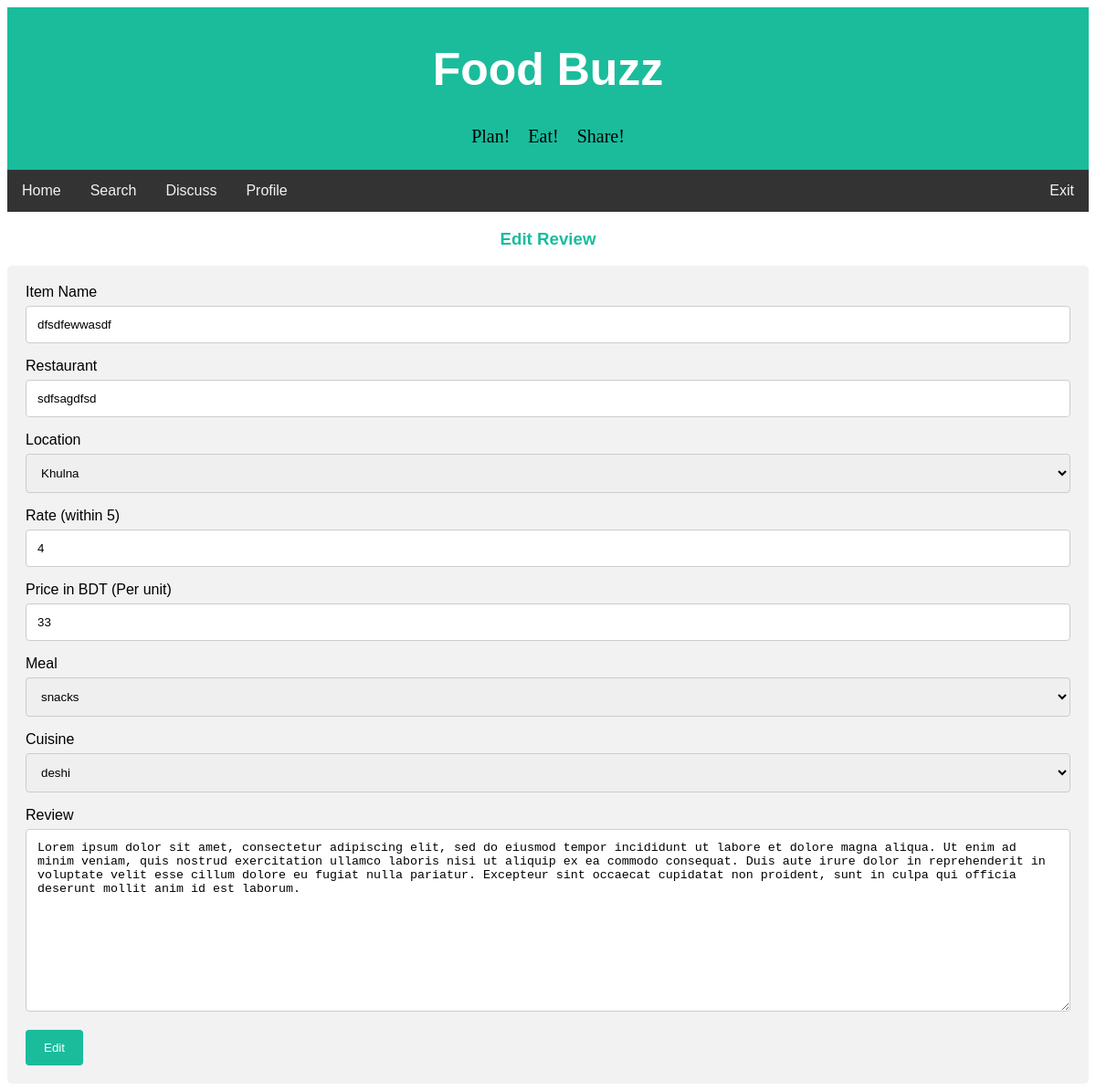
/foodbuzz/edit_review.php?review_id=13 (signed in), run on an earlier commit of the app's database.
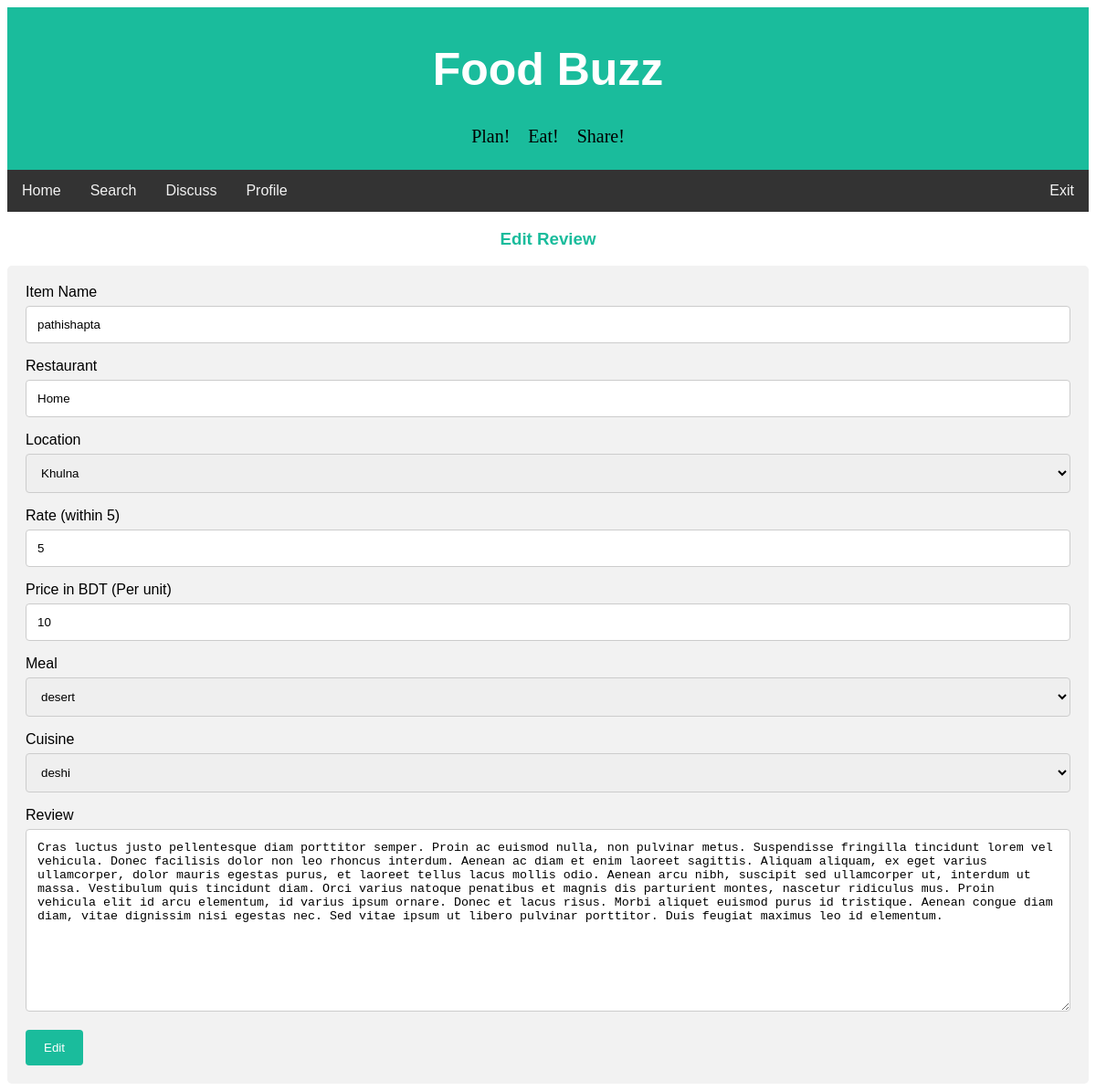
And on a later commit of the database.
### tables this page shows
CREATE TABLE `review` (
  `review_id` int(20) NOT NULL,
  `user_id` int(11) NOT NULL,
  `item_name` varchar(50) NOT NULL,
  `restaurant` varchar(50) NOT NULL,
  `district` varchar(50) NOT NULL,
  `rating` int(3) NOT NULL,
  `price` int(10) NOT NULL,
  `meal_type` varchar(20) NOT NULL,
  `cuisine` varchar(20) NOT NULL,
  `description` text NOT NULL,
  `upvote` int(100) NOT NULL,
  `downvote` int(100) NOT NULL,
  `edit_count` int(5) NOT NULL,
  `review_time` datetime DEFAULT NULL,
  `img_url` text NOT NULL
);

### foodbuzz/handlers/edit.php (called while the page is built, shortened)
<?php
require 'config/config.php';
if(isset($_SESSION['username'])){
    $userLoggedIn = $_SESSION['username'];
    $user_details_query = mysqli_query($con, "SELECT * FROM users WHERE username='$userLoggedIn'");
    $user = mysqli_fetch_array($user_details_query);
}
else {
    header("Location: index.php");
}
$review_id = $_GET['review_id'];
$review_details_query = mysqli_query($con, "SELECT * FROM review WHERE review_id='$review_id'");
$review_row = mysqli_fetch_array($review_details_query);
$profile_id = $review_row['user_id'];
$profile_details_query = mysqli_query($con, "SELECT * FROM users WHERE id='$profile_id'");
?>

### foodbuzz/edit_review.php (the view, shortened to what this page needs)
<?php
require 'handlers/edit.php';
?>
<!DOCTYPE html>
<html>
<head>
<link rel="stylesheet" href="css/review.css">
</head>
<body>
<div class="header">
  <h1>Food Buzz</h1>
  <pre style= "font-family:verdana; font-size: 20px;">Plan!    Eat!    Share!</pre>
</div>
<div class="topnav" id="navbar">
  <a href="home.php">Home</a>
  <a href="search.php">Search</a>
  <a href="discuss.php">Discuss</a>
  <a href="profile.php?profileId=<?php echo$user['id']; ?>">Profile</a>
  <a href="handlers/logout.php" style="float:right">Exit</a>
</div>
<h3 style="text-align:center; color:#1abc9c">Edit Review</h3>
<div class="container">
  <form action="edit_review.php?review_id=<?php echo $review_id ?>" method="POST" enctype="multipart/form-data">
    <label for="item_name">Item Name</label>
    <input type="text" id="item_name" name="item_name" value="<?php echo $review_row['item_name'] ?>">
    <label for="res_name">Restaurant</label>
    <input type="text" id="res_name" name="res_name" value="<?php echo $review_row['restaurant'] ?>">
    <label for="district_name">Location</label>
    <select id="district_name" name="district_name">
        <option value="khulna" selected>Khulna </option>
    </select>
    <label for="rating_point">Rate (within 5) </label>
    <input type="number" id="rating_point" name="rating_point"  min="1" max="5" value="<?php echo $review_row['rating']; ?>">
    <label for="price">Price in BDT (Per unit)</label>
    <input type="number" id="price" name="price"  min="1" value="<?php echo $review_row['price']; ?>">
    <br>
    <label for="meal_type">Meal</label>
    <select id="meal_type" name="meal_type" value="<?php echo $review_row['meal_type']; ?>">
        <option value="<?php echo $review_row['meal_type']; ?>" selected style="text-transform:capitalize;"><?php echo $review_row['meal_type']; ?></option>
    </select>
    <label for="cuisine_type">Cuisine</label>
    <select id="cuisine_type" name="cuisine_type" >
        <option value="<?php echo $review_row['cuisine']; ?>" selected style="text-transform:capitalize;"><?php echo $review_row['cuisine']; ?></option>
    </select>
    <label for="review_text">Review</label>
    <textarea id="review_text" name="review_text" style="height:200px"><?php echo $review_row['description']; ?></textarea>
    <input type="submit" name="edit_review" value="Edit">
  </form>
</div>
</body>
</html>

What changed in the data, as far as the page shows it:
changed review "deshi": item_name "dfsdfewwasdf" → "pathishapta"; res_name "sdfsagdfsd" → "Home"; rating_point "4" → "5"; price "33" → "10"; meal_type "snacks" → "desert"; review_text "Lorem ipsum dolor sit amet, consectetur adipiscing elit, sed do eiusmod tempor incididunt ut labore et dolore magna aliqua. Ut enim ad minim veniam, quis nostrud exercitation ullamco laboris nisi ut aliquip ex ea commodo consequat. Duis aute irure dolor in reprehenderit in voluptate velit esse cillum dolore eu fugiat nulla pariatur. Excepteur sint occaecat cupidatat non proident, sunt in culpa qui officia deserunt mollit anim id est laborum." → "Cras luctus justo pellentesque diam porttitor semper. Proin ac euismod nulla, non pulvinar metus. Suspendisse fringilla tincidunt lorem vel vehicula. Donec facilisis dolor non leo rhoncus interdum. Aenean ac diam et enim laoreet sagittis. Aliquam aliquam, ex eget varius ullamcorper, dolor mauris egestas purus, et laoreet tellus lacus mollis odio. Aenean arcu nibh, suscipit sed ullamcorper ut, interdum ut massa. Vestibulum quis tincidunt diam. Orci varius natoque penatibus et magnis dis parturient montes, nascetur ridiculus mus. Proin vehicula elit id arcu elementum, id varius ipsum ornare. Donec et lacus risus. Morbi aliquet euismod purus id tristique. Aenean congue diam diam, vitae…"
